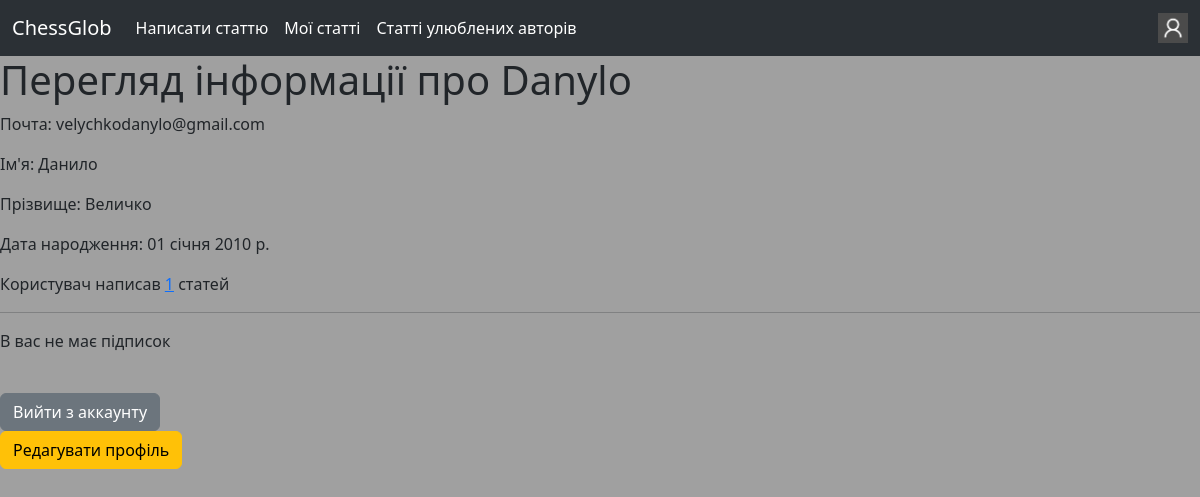
The app's page /view_user_info/Danylo (signed in), older data.
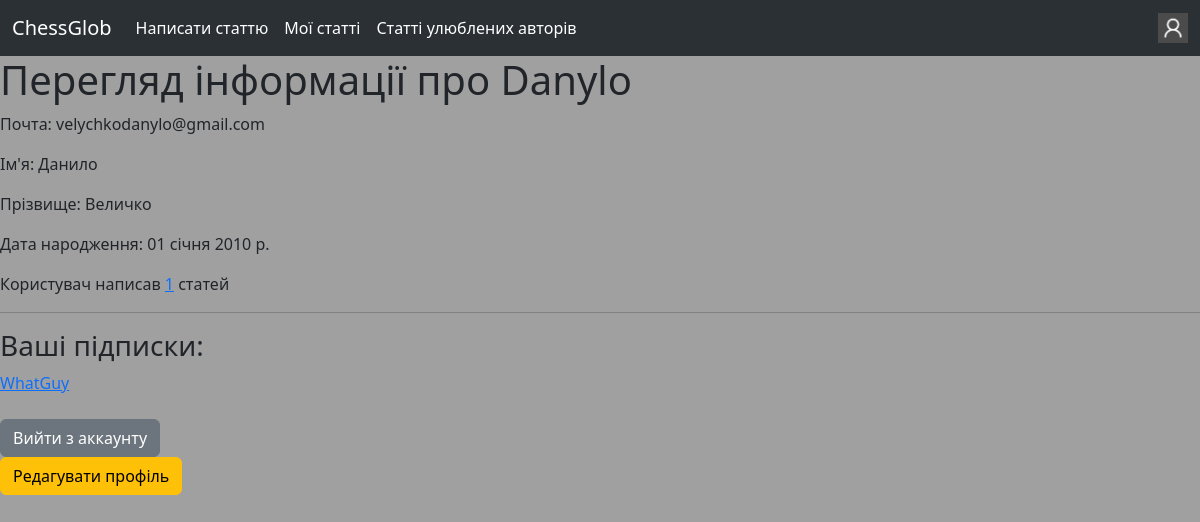
The same page, newer data.
### blog/models.py (models this page shows, shortened)
class Subscription(models.Model): #Підписка користувача, на іншого користувача, щоб отримувати інформацію про його статті
    who = models.ForeignKey(MyUser, models.CASCADE, related_name="subscription_who")
    on_whom = models.ForeignKey(MyUser, models.CASCADE, related_name="subscription_on_whom")
    email_newsletter = models.BooleanField(default=False)

### auth_sys/models.py (models this page shows, shortened)
class MyUser(AbstractBaseUser, PermissionsMixin):
    class Roles(models.TextChoices): #Усі можливі ролі
        USER = "user"
        ADMINISTRATOR = "administrator"
    username = models.CharField(unique=True, max_length=16)
    email = models.EmailField(unique=True)
    role = models.CharField(choices=Roles.choices, default=Roles.USER)
    first_name = models.CharField(blank=True, null=True, max_length=16)
    last_name = models.CharField(blank=True, null=True, max_length=32)
    birth_date = models.DateField(blank=True, null=True)
    is_staff = models.BooleanField(default=False)
    is_superuser = models.BooleanField(default=False)
    is_active = models.BooleanField(default=True)
    objects = MyUserManager() #Це потрібно для створення самого акаунту
    USERNAME_FIELD = "username"
    REQUIRED_FIELDS = ["email"]

### blog/views.py (the view)
# urls.py: path("view_user_info/<str:username>", views.view_user_info, name="view_user_info"),
def view_user_info(request, username):
    if not MyUser.objects.filter(username=username).exists():
        return redirect("/eror?eror_text=Користувача з таким юзернеймом не існує.")
    context = {"user_v":MyUser.objects.get(username=username)}
    context["articles_num"] = models.Article.objects.filter(author=context["user_v"]).count()
    context["subscriptions"] = models.Subscription.objects.filter(who=context["user_v"])
    if context["subscriptions"].count() == 0: context["subscriptions"] = 0
    if request.user.is_authenticated:
        context["is_sub"] = models.Subscription.objects.filter(who=request.user, on_whom=context["user_v"]).exists()
    return render(request, "blog/view_user_info.html", context)

### templates/blog/view_user_info.html (shortened to what this page needs)
{% extends "base.html" %}
{% load static %}
{% block body %}
<h1>Перегляд інформації про {{ user_v.username }}</h1>
<p>Почта: {{ user_v.email }}</p>
{% if user_v.first_name != None %}
<p>Ім'я: {{ user_v.first_name }}</p>
{% endif %}
{% if user_v.last_name != None %}
<p>Прізвище: {{ user_v.last_name }}</p>
{% endif %}
{% if user_v.birth_date != None %}
<p>Дата народження: {{ user_v.birth_date }}</p>
{% endif %}
{% if articles_num == 0 %}
<p>Нажаль, користувач не писав статтей</p>
{% else %}
<p>Користувач написав <a href="{% url 'blog:view_user_articles' user_v.username %}" role="btn">{{ articles_num }}</a> статей</p>
{% endif %}
{% if request.user == user_v %}
    <hr>
    {% if subscriptions != 0 %}
        <h3>Ваші підписки:</h3>
        {% for subscription in subscriptions %}
        <a href="{% url 'blog:view_user_info' subscription.on_whom.username %}">{{ subscription.on_whom.username }}</a><br>
        {% endfor %}
    {% else %}
    <p>В вас не має підписок</p>
    {% endif %}
    <br>
    <a class="btn btn-secondary" href="{% url 'auth_sys:logout' %}" role="button">Вийти з аккаунту</a>
    <br>
    <a class="btn btn-warning" href="{% url 'blog:redact_my_info' %}" role="button">Редагувати профіль</a>
{% endif %}
{% endblock %}

Row changes from the older to the newer data that the page shows:
added Subscription: on_whom.username "WhatGuy"
Text that changed along with them:
text no longer shown: "В вас не має підписок"
text now shown: "Ваші підписки:"
